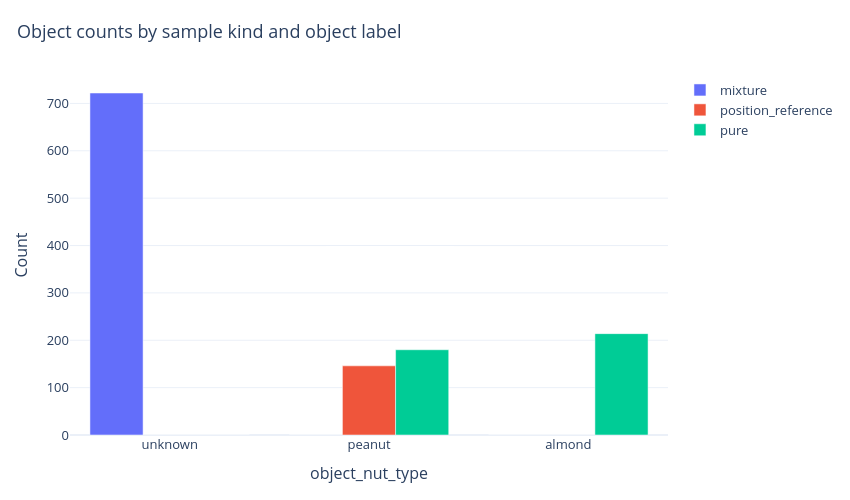
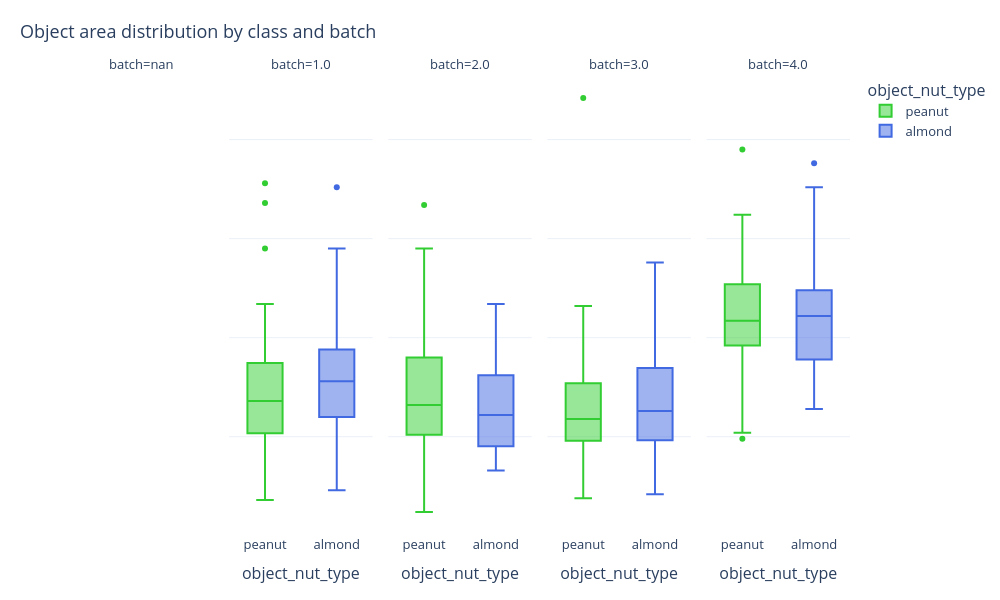

Source (notebook cell) for these figures, in order:
### Code cell
plot_counts_by_group(
    object_qc_df,
    group_col="sample_kind",
    category_col="object_nut_type",
    title="Object counts by sample kind and object label",
    show=True,
)

plot_object_area_distribution(
    object_qc_df,
    area_col="area_pixels",
    class_col="object_nut_type",
    batch_col="batch",
    kind="box",
    facet_by_batch=True,
    points="outliers",
    title="Object area distribution by class and batch",
    show=True,
)

### Figure 1 — Plotly figure (JSON) as saved in the notebook; plotly's stock layout.template omitted (floating-point values rounded to 4 significant figures)
{"data": [{"customdata": [[722.0], [0.0], [0.0]], "hovertemplate": "sample_kind: %{fullData.name}<br>object_nut_type: %{x}<br>count: %{y}<br>n: %{customdata[0]}<extra></extra>", "marker": {"color": "#636EFA"}, "name": "mixture", "type": "bar", "x": ["unknown", "peanut", "almond"], "y": [722.0, 0.0, 0.0]}, {"customdata": [[0.0], [146.0], [0.0]], "hovertemplate": "sample_kind: %{fullData.name}<br>object_nut_type: %{x}<br>count: %{y}<br>n: %{customdata[0]}<extra></extra>", "marker": {"color": "#EF553B"}, "name": "position_reference", "type": "bar", "x": ["unknown", "peanut", "almond"], "y": [0.0, 146.0, 0.0]}, {"customdata": [[0.0], [180.0], [214.0]], "hovertemplate": "sample_kind: %{fullData.name}<br>object_nut_type: %{x}<br>count: %{y}<br>n: %{customdata[0]}<extra></extra>", "marker": {"color": "#00CC96"}, "name": "pure", "type": "bar", "x": ["unknown", "peanut", "almond"], "y": [0.0, 180.0, 214.0]}], "layout": {"barmode": "group", "font": {"size": 13}, "height": 500, "hoverlabel": {"namelength": -1}, "margin": {"b": 65, "l": 70, "r": 80, "t": 75}, "title": {"font": {"size": 18}, "text": "Object counts by sample kind and object label", "x": 0.02}, "width": 850, "xaxis": {"title": {"text": "object_nut_type"}}, "yaxis": {"title": {"text": "Count"}}}}

### Figure 2 — Plotly figure (JSON) as saved in the notebook; plotly's stock layout.template omitted (floating-point values rounded to 4 significant figures)
{"data": [{"alignmentgroup": "True", "boxpoints": "outliers", "hovertemplate": "object_nut_type=%{x}<br>batch=1.0<br>area_pixels=%{y}<extra></extra>", "legendgroup": "peanut", "marker": {"color": "limegreen"}, "name": "peanut", "notched": false, "offsetgroup": "peanut", "orientation": "v", "showlegend": true, "type": "box", "x": ["peanut", "peanut", "peanut", "peanut", "peanut", "peanut", "peanut", "peanut", "peanut", "peanut", "peanut", "peanut", "peanut", "peanut", "peanut", "peanut", "peanut", "peanut", "peanut", "peanut", "peanut", "peanut", "peanut", "peanut", "peanut", "peanut", "peanut", "peanut", "peanut", "peanut", "peanut", "peanut", "peanut", "peanut", "peanut", "peanut", "peanut", "peanut", "peanut", "peanut", "peanut", "peanut", "peanut", "peanut", "peanut", "peanut", "peanut", "peanut", "peanut", "peanut", "peanut", "peanut", "peanut", "peanut", "peanut", "peanut", "peanut", "peanut", "peanut", "peanut", "peanut", "peanut", "peanut", "peanut", "peanut", "peanut", "peanut", "peanut", "peanut", "peanut", "peanut", "peanut", "peanut", "peanut", "peanut", "peanut", "peanut", "peanut", "peanut", "peanut", "peanut", "peanut", "peanut", "peanut", "peanut", "peanut", "peanut", "peanut", "peanut", "peanut", "peanut", "peanut", "peanut"], "x0": " ", "xaxis": "x2", "y": [90, 70, 76, 43, 77, 65, 103, 68, 67, 70, 57, 45, 104, 92, 56, 77, 62, 62, 56, 46, 22, 36, 21, 62, 27, 63, 60, 67, 34, 70, 35, 87, 101, 92, 57, 87, 86, 80, 90, 93, 37, 85, 113, 69, 82, 168, 178, 78, 38, 52, 67, 49, 18, 71, 70, 88, 92, 64, 34, 74, 85, 94, 72, 33, 59, 53, 111, 70, 66, 117, 20, 46, 38, 93, 68, 111, 55, 50, 51, 92, 104, 145, 41, 94, 45, 58, 63, 71, 87, 75, 116, 55, 51], "y0": " ", "yaxis": "y2"}, {"alignmentgroup": "True", "boxpoints": "outliers", "hovertemplate": "object_nut_type=%{x}<br>batch=2.0<br>area_pixels=%{y}<extra></extra>", "legendgroup": "peanut", "marker": {"color": "limegreen"}, "name": "peanut", "notched": false, "offsetgroup": "peanut", "orientation": "v", "showlegend": false, "type": "box", "x": ["peanut", "peanut", "peanut", "peanut", "peanut", "peanut", "peanut", "peanut", "peanut", "peanut", "peanut", "peanut", "peanut", "peanut", "peanut", "peanut", "peanut", "peanut", "peanut", "peanut", "peanut", "peanut", "peanut", "peanut", "peanut", "peanut", "peanut", "peanut", "peanut", "peanut", "peanut", "peanut", "peanut", "peanut", "peanut", "peanut", "peanut", "peanut", "peanut", "peanut", "peanut", "peanut", "peanut", "peanut", "peanut", "peanut", "peanut", "peanut", "peanut", "peanut", "peanut", "peanut", "peanut", "peanut", "peanut", "peanut", "peanut", "peanut", "peanut", "peanut", "peanut", "peanut", "peanut", "peanut", "peanut", "peanut", "peanut", "peanut", "peanut", "peanut", "peanut", "peanut", "peanut", "peanut", "peanut", "peanut", "peanut", "peanut", "peanut", "peanut", "peanut", "peanut", "peanut", "peanut", "peanut", "peanut", "peanut", "peanut", "peanut", "peanut", "peanut", "peanut", "peanut", "peanut", "peanut", "peanut", "peanut", "peanut", "peanut"], "x0": " ", "xaxis": "x3", "y": [67, 92, 72, 90, 36, 21, 48, 25, 44, 61, 66, 40, 65, 43, 49, 63, 45, 76, 65, 104, 103, 76, 43, 79, 75, 31, 40, 61, 121, 12, 88, 64, 60, 100, 84, 78, 99, 68, 85, 18, 35, 55, 41, 110, 53, 127, 167, 114, 51, 72, 15, 76, 58, 100, 145, 106, 60, 123, 73, 34, 92, 88, 102, 56, 90, 84, 66, 142, 99, 75, 23, 48, 102, 65, 79, 101, 86, 94, 54, 54, 58, 60, 42, 41, 87, 57, 58, 97, 108, 89, 60, 90, 86, 47, 51, 65, 52, 42, 54], "y0": " ", "yaxis": "y3"}, {"alignmentgroup": "True", "boxpoints": "outliers", "hovertemplate": "object_nut_type=%{x}<br>batch=3.0<br>area_pixels=%{y}<extra></extra>", "legendgroup": "peanut", "marker": {"color": "limegreen"}, "name": "peanut", "notched": false, "offsetgroup": "peanut", "orientation": "v", "showlegend": false, "type": "box", "x": ["peanut", "peanut", "peanut", "peanut", "peanut", "peanut", "peanut", "peanut", "peanut", "peanut", "peanut", "peanut", "peanut", "peanut", "peanut", "peanut", "peanut", "peanut", "peanut", "peanut", "peanut", "peanut", "peanut", "peanut", "peanut", "peanut", "peanut", "peanut", "peanut", "peanut", "peanut", "peanut", "peanut", "peanut", "peanut", "peanut", "peanut", "peanut", "peanut", "peanut", "peanut", "peanut", "peanut", "peanut", "peanut", "peanut", "peanut", "peanut", "peanut", "peanut", "peanut", "peanut", "peanut", "peanut", "peanut", "peanut", "peanut", "peanut", "peanut", "peanut", "peanut", "peanut", "peanut", "peanut", "peanut", "peanut", "peanut", "peanut", "peanut", "peanut", "peanut", "peanut", "peanut", "peanut", "peanut", "peanut", "peanut", "peanut", "peanut", "peanut", "peanut", "peanut", "peanut", "peanut", "peanut", "peanut", "peanut", "peanut", "peanut", "peanut", "peanut", "peanut", "peanut", "peanut", "peanut", "peanut", "peanut", "peanut", "peanut", "peanut"], "x0": " ", "xaxis": "x4", "y": [46, 85, 50, 93, 77, 70, 32, 40, 75, 37, 56, 95, 79, 58, 45, 63, 79, 49, 62, 64, 63, 43, 86, 69, 34, 53, 90, 57, 31, 30, 97, 73, 59, 52, 55, 50, 30, 63, 57, 37, 52, 81, 59, 61, 24, 116, 221, 94, 65, 34, 38, 64, 25, 89, 53, 77, 79, 77, 48, 85, 60, 39, 67, 84, 40, 55, 77, 50, 98, 46, 62, 27, 55, 82, 48, 63, 50, 79, 32, 49, 93, 62, 19, 50, 90, 52, 56, 58, 63, 57, 50, 39, 64, 70, 90, 74, 43, 69, 43, 64], "y0": " ", "yaxis": "y4"}, {"alignmentgroup": "True", "boxpoints": "outliers", "hovertemplate": "object_nut_type=%{x}<br>batch=4.0<br>area_pixels=%{y}<extra></extra>", "legendgroup": "peanut", "marker": {"color": "limegreen"}, "name": "peanut", "notched": false, "offsetgroup": "peanut", "orientation": "v", "showlegend": false, "type": "box", "x": ["peanut", "peanut", "peanut", "peanut", "peanut", "peanut", "peanut", "peanut", "peanut", "peanut", "peanut", "peanut", "peanut", "peanut", "peanut", "peanut", "peanut", "peanut", "peanut", "peanut", "peanut", "peanut", "peanut", "peanut", "peanut", "peanut", "peanut", "peanut", "peanut", "peanut", "peanut", "peanut", "peanut", "peanut"], "x0": " ", "xaxis": "x5", "y": [149, 126, 158, 123, 127, 107, 88, 105, 103, 84, 103, 74, 96, 117, 119, 107, 154, 120, 147, 129, 120, 81, 162, 49, 109, 52, 130, 108, 93, 195, 99, 124, 88, 101], "y0": " ", "yaxis": "y5"}, {"alignmentgroup": "True", "boxpoints": "outliers", "hovertemplate": "object_nut_type=%{x}<br>batch=1.0<br>area_pixels=%{y}<extra></extra>", "legendgroup": "almond", "marker": {"color": "royalblue"}, "name": "almond", "notched": false, "offsetgroup": "almond", "orientation": "v", "showlegend": true, "type": "box", "x": ["almond", "almond", "almond", "almond", "almond", "almond", "almond", "almond", "almond", "almond", "almond", "almond", "almond", "almond", "almond", "almond", "almond", "almond", "almond", "almond", "almond", "almond", "almond", "almond", "almond", "almond", "almond", "almond", "almond", "almond", "almond", "almond", "almond", "almond", "almond", "almond", "almond", "almond", "almond", "almond", "almond", "almond", "almond", "almond", "almond", "almond", "almond", "almond", "almond", "almond", "almond", "almond"], "x0": " ", "xaxis": "x2", "y": [54, 95, 52, 98, 84, 74, 66, 84, 116, 52, 56, 81, 48, 59, 70, 55, 112, 75, 83, 90, 77, 42, 64, 83, 129, 57, 66, 176, 81, 71, 46, 113, 86, 143, 76, 101, 104, 38, 93, 109, 145, 65, 70, 74, 87, 102, 80, 79, 52, 79, 61, 23], "y0": " ", "yaxis": "y2"}, {"alignmentgroup": "True", "boxpoints": "outliers", "hovertemplate": "object_nut_type=%{x}<br>batch=2.0<br>area_pixels=%{y}<extra></extra>", "legendgroup": "almond", "marker": {"color": "royalblue"}, "name": "almond", "notched": false, "offsetgroup": "almond", "orientation": "v", "showlegend": false, "type": "box", "x": ["almond", "almond", "almond", "almond", "almond", "almond", "almond", "almond", "almond", "almond", "almond", "almond", "almond", "almond", "almond", "almond", "almond", "almond", "almond", "almond", "almond", "almond", "almond", "almond", "almond", "almond", "almond", "almond", "almond", "almond", "almond", "almond", "almond", "almond", "almond", "almond", "almond", "almond", "almond", "almond", "almond", "almond", "almond", "almond", "almond", "almond", "almond", "almond", "almond", "almond", "almond", "almond", "almond", "almond", "almond", "almond", "almond", "almond", "almond"], "x0": " ", "xaxis": "x3", "y": [33, 51, 82, 47, 46, 75, 75, 57, 88, 63, 104, 33, 65, 35, 36, 37, 85, 35, 77, 57, 92, 39, 54, 117, 59, 90, 74, 87, 89, 83, 73, 39, 68, 81, 44, 52, 73, 73, 50, 42, 55, 50, 42, 45, 78, 40, 81, 58, 45, 49, 65, 61, 76, 56, 89, 83, 94, 89, 37], "y0": " ", "yaxis": "y3"}, {"alignmentgroup": "True", "boxpoints": "outliers", "hovertemplate": "object_nut_type=%{x}<br>batch=3.0<br>area_pixels=%{y}<extra></extra>", "legendgroup": "almond", "marker": {"color": "royalblue"}, "name": "almond", "notched": false, "offsetgroup": "almond", "orientation": "v", "showlegend": false, "type": "box", "x": ["almond", "almond", "almond", "almond", "almond", "almond", "almond", "almond", "almond", "almond", "almond", "almond", "almond", "almond", "almond", "almond", "almond", "almond", "almond", "almond", "almond", "almond", "almond", "almond", "almond", "almond", "almond", "almond", "almond", "almond", "almond", "almond", "almond", "almond", "almond", "almond", "almond", "almond", "almond", "almond", "almond", "almond", "almond", "almond", "almond", "almond", "almond", "almond", "almond", "almond", "almond", "almond", "almond", "almond", "almond"], "x0": " ", "xaxis": "x4", "y": [63, 108, 83, 90, 58, 38, 64, 26, 71, 58, 31, 64, 94, 48, 38, 32, 62, 99, 54, 50, 57, 106, 29, 60, 96, 51, 42, 43, 72, 94, 93, 106, 59, 32, 87, 66, 138, 115, 42, 49, 61, 84, 74, 67, 75, 85, 39, 56, 91, 23, 82, 68, 63, 58, 21], "y0": " ", "yaxis": "y4"}, {"alignmentgroup": "True", "boxpoints": "outliers", "hovertemplate": "object_nut_type=%{x}<br>batch=4.0<br>area_pixels=%{y}<extra></extra>", "legendgroup": "almond", "marker": {"color": "royalblue"}, "name": "almond", "notched": false, "offsetgroup": "almond", "orientation": "v", "showlegend": false, "type": "box", "x": ["almond", "almond", "almond", "almond", "almond", "almond", "almond", "almond", "almond", "almond", "almond", "almond", "almond", "almond", "almond", "almond", "almond", "almond", "almond", "almond", "almond", "almond", "almond", "almond", "almond", "almond", "almond", "almond", "almond", "almond", "almond", "almond", "almond", "almond", "almond", "almond", "almond", "almond", "almond", "almond", "almond", "almond", "almond", "almond", "almond", "almond", "almond", "almond"], "x0": " ", "xaxis": "x5", "y": [107, 188, 113, 139, 64, 113, 75, 129, 129, 100, 104, 114, 111, 111, 176, 68, 77, 125, 115, 107, 96, 92, 116, 145, 128, 144, 115, 143, 84, 111, 83, 100, 131, 85, 118, 85, 91, 123, 132, 65, 79, 102, 106, 117, 87, 83, 93, 118], "y0": " ", "yaxis": "y5"}], "layout": {"annotations": [{"font": {}, "showarrow": false, "text": "batch=nan", "x": 0.092, "xanchor": "center", "xref": "paper", "y": 1, "yanchor": "bottom", "yref": "paper"}, {"font": {}, "showarrow": false, "text": "batch=1.0", "x": 0.296, "xanchor": "center", "xref": "paper", "y": 1, "yanchor": "bottom", "yref": "paper"}, {"font": {}, "showarrow": false, "text": "batch=2.0", "x": 0.5, "xanchor": "center", "xref": "paper", "y": 1, "yanchor": "bottom", "yref": "paper"}, {"font": {}, "showarrow": false, "text": "batch=3.0", "x": 0.704, "xanchor": "center", "xref": "paper", "y": 1, "yanchor": "bottom", "yref": "paper"}, {"font": {}, "showarrow": false, "text": "batch=4.0", "x": 0.908, "xanchor": "center", "xref": "paper", "y": 1, "yanchor": "bottom", "yref": "paper"}], "boxmode": "overlay", "font": {"size": 13}, "height": 600, "hoverlabel": {"namelength": -1}, "legend": {"title": {"text": "object_nut_type"}, "tracegroupgap": 0}, "margin": {"b": 65, "l": 70, "r": 80, "t": 75}, "title": {"font": {"size": 18}, "text": "Object area distribution by class and batch", "x": 0.02}, "width": 1000, "xaxis": {"anchor": "y", "categoryarray": ["unknown", "peanut", "almond"], "categoryorder": "array", "domain": [0, 0.184], "title": {"text": "object_nut_type"}}, "xaxis2": {"anchor": "y2", "categoryarray": ["unknown", "peanut", "almond"], "categoryorder": "array", "domain": [0.204, 0.388], "matches": "x", "title": {"text": "object_nut_type"}}, "xaxis3": {"anchor": "y3", "categoryarray": ["unknown", "peanut", "almond"], "categoryorder": "array", "domain": [0.408, 0.592], "matches": "x", "title": {"text": "object_nut_type"}}, "xaxis4": {"anchor": "y4", "categoryarray": ["unknown", "peanut", "almond"], "categoryorder": "array", "domain": [0.612, 0.796], "matches": "x", "title": {"text": "object_nut_type"}}, "xaxis5": {"anchor": "y5", "categoryarray": ["unknown", "peanut", "almond"], "categoryorder": "array", "domain": [0.816, 1], "matches": "x", "title": {"text": "object_nut_type"}}, "yaxis": {"anchor": "x", "domain": [0, 1], "title": {"text": "area_pixels"}}, "yaxis2": {"anchor": "x2", "domain": [0, 1], "matches": "y", "showticklabels": false}, "yaxis3": {"anchor": "x3", "domain": [0, 1], "matches": "y", "showticklabels": false}, "yaxis4": {"anchor": "x4", "domain": [0, 1], "matches": "y", "showticklabels": false}, "yaxis5": {"anchor": "x5", "domain": [0, 1], "matches": "y", "showticklabels": false}}}
